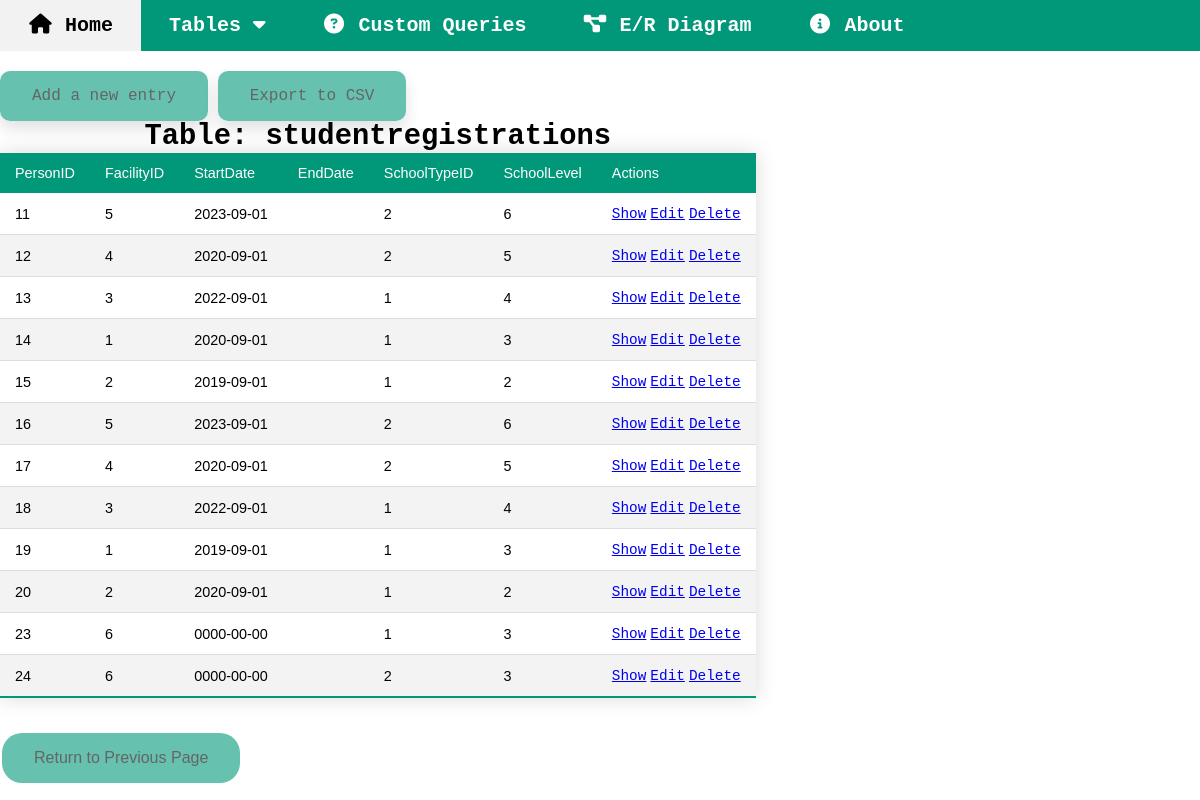
/covid/showall.php?table=studentregistrations, run on the app's committed database.
### tables this page shows
CREATE TABLE StudentRegistrations (
    PersonID INT,
    FacilityID INT,
    StartDate DATE,
    EndDate DATE,
    SchoolTypeID INT,
    SchoolLevel INT,
    PRIMARY KEY (PersonID, FacilityID, StartDate),
    FOREIGN KEY (PersonID) REFERENCES Persons(PersonID),
    FOREIGN KEY (FacilityID) REFERENCES Facilities(FacilityID),
    FOREIGN KEY (SchoolTypeID) REFERENCES SchoolType(SchoolTypeID)
);

### functions.php (called while the page is built, shortened)
<?php require_once 'database.php';
function getColumnNames ($table) {
  $sql = "SHOW COLUMNS FROM ".$table."";
  global $conn;
  try {
    $statement = $conn->prepare($sql);
    $statement->execute();
    $output = $statement->fetchAll(PDO::FETCH_COLUMN);
    return $output;
  } catch (PDOException $e) {
    trigger_error("Error: Failed to get column names from $table");
  }
}
?>

### covid/showall.php (the view, shortened to what this page needs)
<?php require_once '../database.php';
require_once '../functions.php';
if(isset($_GET["table"]))  {
  $tableName = $_GET["table"];
} else {
  $tableName = "";
}
$columnNames = getColumnNames($tableName);
$query = "SELECT * FROM ".$tableName."";
$statement = $conn->prepare($query);
$statement->execute();
?>
<!DOCTYPE html>
<html lang="en">
<head>
  <link rel="stylesheet" href="../styles.css">
</head>
<body>
  <?php include_once ('../navbar.php'); ?>
  <br/><br/>
    <a class="topBtn" href="./create.php?table=<?=$tableName?>">Add a new entry</a>
    <a class="topBtn" onclick="exportTableToCSV('Results.csv')">Export to CSV</a>
  <table class="styled-table" id="resultsTable">
    <caption><h1>Table: <?= $tableName ?></h1></caption>
    <thead>
      <tr>
        <?php foreach ($columnNames as $row) { ?>
          <td><?= $row?></td>
        <?php } ?>
          <td>Actions</td>
      </tr>
    </thead>
    <tbody>
    <?php while ($row = $statement->fetch(PDO::FETCH_ASSOC, PDO::FETCH_ORI_NEXT)) { ?>
      <tr>
        <?php foreach ($row as $data) { ?>
          <td><?= $data; ?></td>
        <?php } ?>
        <td>
          <a href="./show.php?ID=<?=reset($row)?>&table=<?=$tableName?>">Show</a>
          <a href="./edit.php?ID=<?=reset($row)?>&table=<?=$tableName?>">Edit</a>
          <a href="./delete.php?ID=<?=reset($row)?>&table=<?=$tableName?>">Delete</a>
        </td>
      </tr>
      <?php } ?>
    </tbody>
  </table>
  <button class="smallBtn" onclick="history.back()">Return to Previous Page</button>
</body>
</html>

### styles.css (style rules this page uses)
body, a, h1, h2, h3, h4, h5 { font-family: 'Courier New', Courier, monospace; margin: 0; }
.smallBtn { background-color: #01987a; border: none; border-radius: 20px; text-decoration: none; color: black; padding: 16px 32px; text-align: center; font-size: 16px; margin: 20px 2px; opacity: 0.6; transition: 0.3s; width: auto; }
.topBtn { background-color: #01987a; position: relative; border: none; border-radius: 10px; box-shadow: 0px 8px 16px 0px rgba(0,0,0,0.2); text-decoration: none; color: black; padding: 16px 32px; text-align: center; font-size: 16px; opacity: 0.6; transition: 0.3s; width: auto; }
.styled-table { border-collapse: collapse; margin: 15px 0; font-size: 0.9em; font-family: sans-serif; min-width: 400px; box-shadow: 0 0 20px rgba(0, 0, 0, 0.15); }
.styled-table thead tr { background-color: #009879; color: #ffffff; text-align: left; }
.styled-table th, .styled-table td { padding: 12px 15px; }
.styled-table tbody tr { border-bottom: 1px solid #dddddd; }
.styled-table tbody tr:nth-of-type(even) { background-color: #f3f3f3; }
.styled-table tbody tr:last-of-type { border-bottom: 2px solid #009879; }

### data on the page
studentregistrations: PersonID "11", FacilityID "5", StartDate "2023-09-01", SchoolTypeID "2", SchoolLevel "6"
studentregistrations: PersonID "12", FacilityID "4", StartDate "2020-09-01", SchoolTypeID "2", SchoolLevel "5"
studentregistrations: PersonID "13", FacilityID "3", StartDate "2022-09-01", SchoolTypeID "1", SchoolLevel "4"
studentregistrations: PersonID "14", data "1", StartDate "2020-09-01", SchoolLevel "3"
studentregistrations: PersonID "15", data "2", StartDate "2019-09-01", SchoolTypeID "1"
studentregistrations: PersonID "16", FacilityID "5", StartDate "2023-09-01", SchoolTypeID "2", SchoolLevel "6"
studentregistrations: PersonID "17", FacilityID "4", StartDate "2020-09-01", SchoolTypeID "2", SchoolLevel "5"
studentregistrations: PersonID "18", FacilityID "3", StartDate "2022-09-01", SchoolTypeID "1", SchoolLevel "4"
studentregistrations: PersonID "19", data "1", StartDate "2019-09-01", SchoolLevel "3"
studentregistrations: PersonID "20", data "2", StartDate "2020-09-01", SchoolTypeID "1"
studentregistrations: PersonID "23", FacilityID "6", StartDate "0000-00-00", SchoolTypeID "1", SchoolLevel "3"
studentregistrations: PersonID "24", FacilityID "6", StartDate "0000-00-00", SchoolTypeID "2", SchoolLevel "3"

### other printed values
$tableName "studentregistrations"
$row "PersonID"
$row "FacilityID"
$row "StartDate"
$row "EndDate"
$row "SchoolTypeID"
$row "SchoolLevel"
